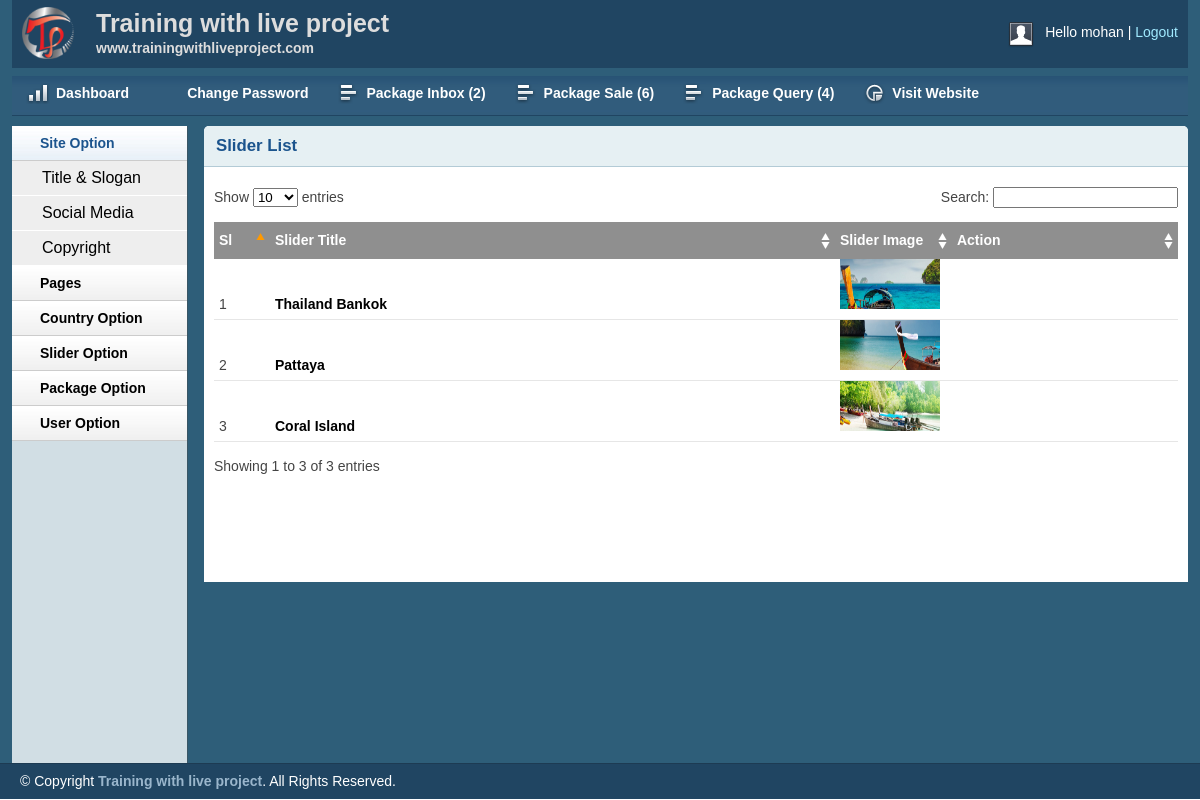
/admin/sliderlist.php (signed in), run on the app's committed database.
### tables this page shows
CREATE TABLE `tbl_slider` (
  `id` int(11) NOT NULL,
  `title` varchar(255) NOT NULL,
  `image` varchar(255) NOT NULL
);

### lib/Database.php (called while the page is built, shortened)
<?php
Class Database{
	public $host   = DB_HOST;
	public $user   = DB_USER;
	public $pass   = DB_PASS;
	public $dbname = DB_NAME;
	public $link;
	private function connectDB(){
	$this->link = new mysqli($this->host, $this->user, $this->pass, $this->dbname);
 }
	public function select($query){
		$result = $this->link->query($query) or die($this->link->error.__LINE__);
		if($result->num_rows > 0){
			return $result;
		} else {
			return false;
		}
	}
}

### admin/sliderlist.php (the view, shortened to what this page needs)
<?php include 'inc/header.php'?>
<?php include 'inc/sidebar.php'?>
        <div class="grid_10">
            <div class="box round first grid">
                <h2>Slider List</h2>
                <div class="block">
                    <table class="data display datatable" id="example">
					<thead>
						<tr>
							<th width="5%">Sl</th>
							<th width="50%">Slider Title</th>
							<th width="10%">Slider Image</th>
							<th width="20%">Action</th>
						</tr>
					</thead>
					<tbody>
						<?php
							$query 	= "SELECT * FROM tbl_slider";
							$slider 	= $db->select($query);
							if($slider){
								$i = 0;
								while($result = $slider->fetch_assoc()){
									$i++;
						?>
						<tr class="odd gradeX">
							<td><?php echo $i;?></td>
							<td><a  href="editslider.php?sliderid=<?php echo $result['id'];?>"><?php echo $result['title'];?></a></td>
							<td><img src = "<?php echo $result['image'];?>" height ="50px"; width = "100px"></td>
							<td>
								</td>
						</tr>
					<?php }} ?>
					</tbody>
				</table>
               </div>
            </div>
        </div>
<?php include 'inc/footer.php'?>

### admin/css/layout.css (style rules this page uses)
body { background: #fff none repeat scroll 0 0; color: #444; font-size: 14px; padding: 0; }
a { color: #000; font-weight:bold; text-decoration: none; }
h1, h2, h3, h4, h5, h6 { line-height:1.2em; margin-bottom:.3em; }
h2 { margin-top:1em; }
.box { background:#fff; margin-bottom:20px; padding:10px 10px 10px 10px; margin-left:-8px; }
.box.grid { padding-bottom:40px; }
.box.round { -moz-border-radius: 5px 5px 0px 0px; -webkit-border-radius: 5px 5px 0px 0px; border-radius: 5px 5px 0px 0px; }
.box h2 { font-size:1.2em; font-weight:bold; color:#1B548D; background:#E6F0F3; margin:-10px -10px 0 -10px; padding:10px 12px; border-bottom:1px solid #B3CBD6; -moz-border-radius: 5px 5px 0px 0px; -webkit-border-radius: 5px 5px 0px 0px; border-radius: 5px 5px 0px 0px; }
.box.first { min-height: 406px; }
.block { padding-top:20px; }
.block { padding-bottom:1px; }
table.display { margin: 0 auto; clear: both; width: 100%; }
.sorting_asc { background: #8f8f8f url(../img/table/sort_asc.png) no-repeat center right; padding:8px 5px; text-align:left; color:#fff; }
.sorting { background:#8f8f8f url(../img/table/sort_both.png) no-repeat center right; padding:8px 5px; text-align:left; color:#fff; }
tr.odd { height: 30px; line-height: 30px; border-bottom:1px solid #e6e6e6; }
tr.even { height: 30px; line-height: 30px; border-bottom:1px solid #e6e6e6; }
tr.odd td, tr.even td { padding-left:5px; }

### data on the page
tbl_slider: title "Thailand Bankok", image (picture)
tbl_slider: title "Pattaya", image (picture)
tbl_slider: title "Coral Island", image (picture)

### other printed values
Session::get('username') "mohan"
$count "2"
$count "6"
$count "4"
